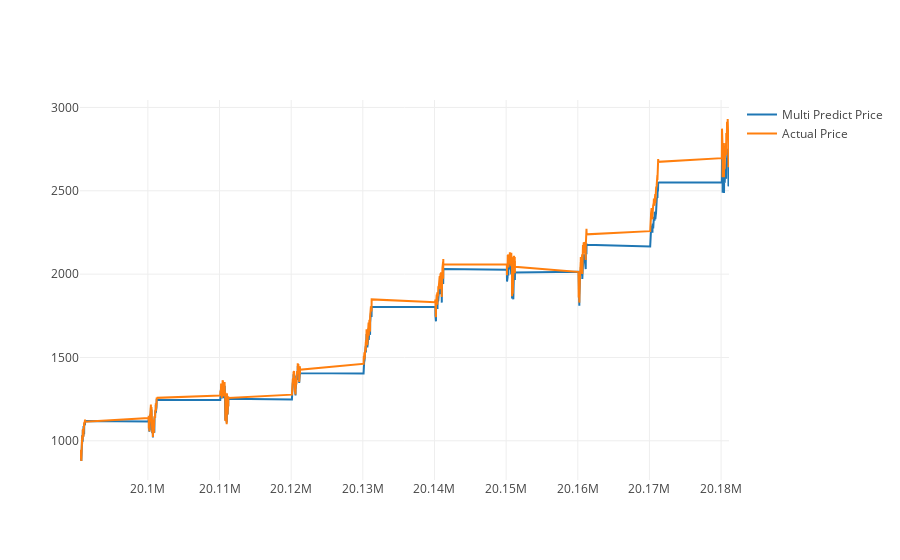

The cell this chart's notebook holds for it:
### Code cell
predictDates = data.tail(len(inv_y)).index
actual_chart = go.Scatter(x=predictDates, y=inv_y, name= 'Actual Price')
multi_predict_chart = go.Scatter(x=predictDates, y=inv_yhat, name= 'Multi Predict Price')
#predict_chart = go.Scatter(x=predictDates, y=yhat_reshape, name= 'Predict Price')
#py.iplot([predict_chart, multi_predict_chart, actual_chart])
py.iplot([multi_predict_chart, actual_chart])

### Figure 1 — Plotly figure (JSON) as saved in the notebook; plotly's stock layout.template omitted (floating-point values rounded to 4 significant figures; data arrays with more than 128 entries replaced by an {"elided": "..."} marker saying what was removed)
{"data": [{"name": "Multi Predict Price", "type": "scatter", "uid": "e1e6736a-acea-486e-9475-bf14abc7e1a9", "x": {"elided": "2379 int values"}, "y": {"elided": "2379 float values"}}, {"name": "Actual Price", "type": "scatter", "uid": "0a621bc6-ad9b-4dfe-be9c-3f98016cf083", "x": {"elided": "2379 int values"}, "y": {"elided": "2379 float values"}}], "layout": {}}
